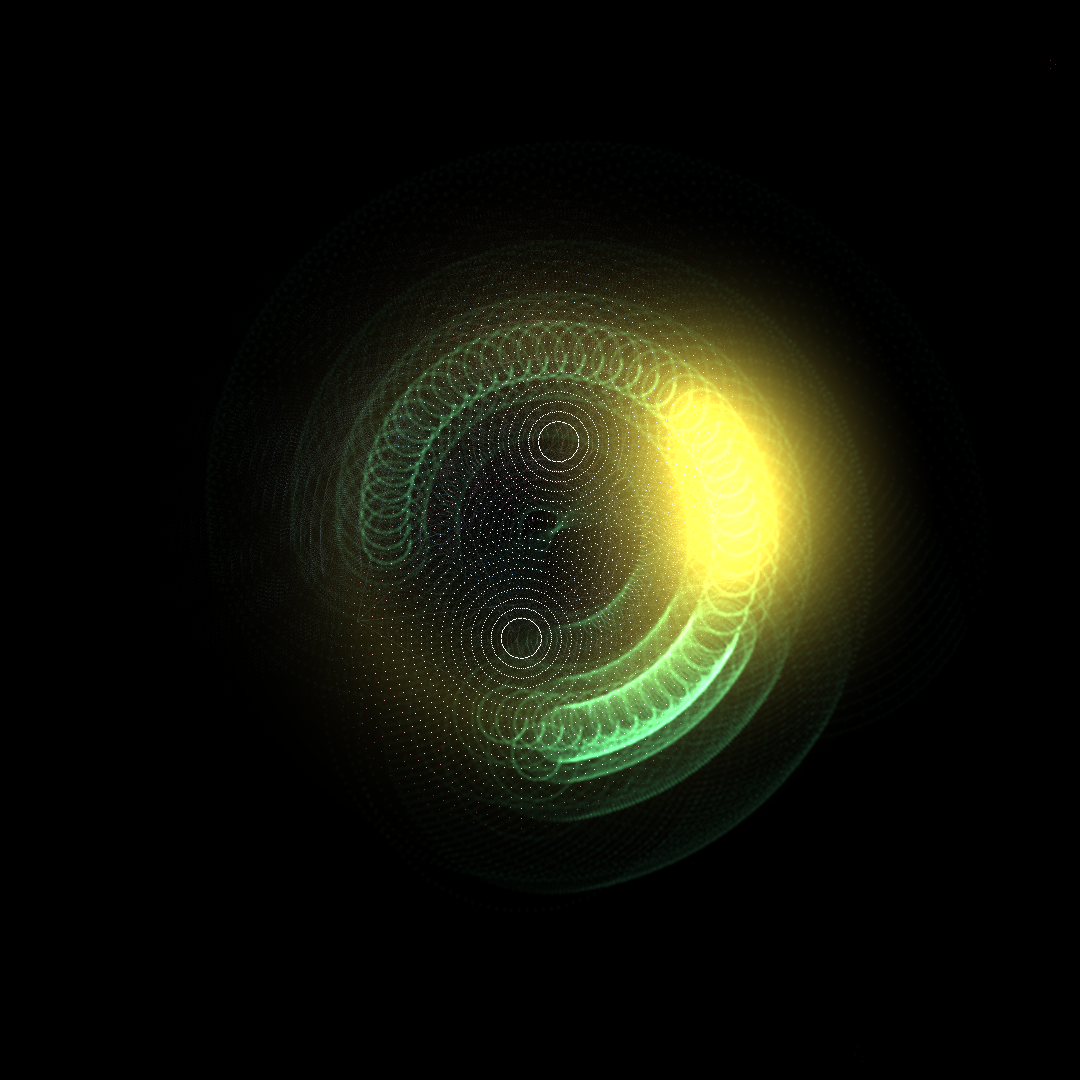

Source code (Python):
import numpy as np
from PIL import Image, ImageDraw
import math
import colorsys

# Mathematical Mythology - Where Functions Become Characters
# A visual story of mathematical beings and their eternal relationships

WIDTH, HEIGHT = 1080, 1080

# Initialize the mythological canvas
canvas = np.zeros((HEIGHT, WIDTH, 3), dtype=np.float32)

# The Characters of our Mathematical Mythology
class MathematicalBeing:
    def __init__(self, name, essence, color_signature):
        self.name = name
        self.essence = essence  # The mathematical function at their core
        self.color_signature = color_signature
        self.position = np.array([WIDTH/2, HEIGHT/2], dtype=float)
        self.energy = 1.0
        self.relationships = {}
        self.history = []
        self.age = 0
        
    def manifest(self, x, y):
        """How this being expresses itself visually"""
        return self.essence(x, y, self.age)
    
    def interact_with(self, other, interaction_type):
        """Define relationships with other beings"""
        self.relationships[other.name] = {
            'type': interaction_type,
            'strength': 0.5,
            'history': []
        }

# Define our mythological characters
class Sine(MathematicalBeing):
    def __init__(self):
        super().__init__(
            "Sine", 
            lambda x, y, t: np.sin(x * 0.1 + t * 0.1),
            (0.6, 0.8, 1.0)  # Peaceful blue
        )
        self.amplitude = 1.0
        self.frequency = 0.1
        
    def dance(self, canvas, partner=None):
        """Sine's eternal dance"""
        cx, cy = self.position
        
        # Sine waves radiate from position
        for radius in range(20, 200, 10):
            for angle in np.linspace(0, 2*np.pi, 100):
                x = cx + radius * np.cos(angle)
                y = cy + radius * np.sin(angle)
                
                if 0 <= x < WIDTH and 0 <= y < HEIGHT:
                    # Wave modulation
                    wave = np.sin(angle * 5 + self.age * 0.1 + radius * 0.05)
                    
                    # If dancing with partner, create interference
                    if partner:
                        partner_influence = partner.manifest(x, y)
                        wave = (wave + partner_influence) / 2
                    
                    intensity = (1 - radius/200) * abs(wave)
                    
                    # Apply color with wave influence
                    color = np.array(self.color_signature) * intensity
                    canvas[int(y), int(x)] += color * 0.1

class Cosine(MathematicalBeing):
    def __init__(self):
        super().__init__(
            "Cosine",
            lambda x, y, t: np.cos(y * 0.1 + t * 0.1),
            (1.0, 0.7, 0.8)  # Warm pink
        )
        
    def dance(self, canvas, partner=None):
        """Cosine's complementary motion"""
        cx, cy = self.position
        
        # Cosine patterns perpendicular to Sine
        for radius in range(20, 200, 10):
            for angle in np.linspace(0, 2*np.pi, 100):
                x = cx + radius * np.cos(angle + np.pi/2)  # Phase shifted
                y = cy + radius * np.sin(angle + np.pi/2)
                
                if 0 <= x < WIDTH and 0 <= y < HEIGHT:
                    wave = np.cos(angle * 5 + self.age * 0.1 + radius * 0.05)
                    
                    if partner:
                        # Create beautiful interference patterns with partner
                        partner_wave = partner.manifest(x, y)
                        wave = wave * partner_wave  # Multiplication creates more complex patterns
                    
                    intensity = (1 - radius/200) * abs(wave)
                    color = np.array(self.color_signature) * intensity
                    canvas[int(y), int(x)] += color * 0.1

class Exponential(MathematicalBeing):
    def __init__(self):
        super().__init__(
            "Exponential",
            lambda x, y, t: np.exp(-((x-WIDTH/2)**2 + (y-HEIGHT/2)**2) / (10000 + t*10)),
            (1.0, 0.9, 0.3)  # Ambitious gold
        )
        self.growth_rate = 0.01
        
    def grow(self, canvas):
        """Exponential's relentless growth"""
        cx, cy = self.position
        
        # Exponential growth radiating outward
        max_radius = min(200 + self.age * self.growth_rate, 400)
        
        for y in range(max(0, int(cy - max_radius)), min(HEIGHT, int(cy + max_radius))):
            for x in range(max(0, int(cx - max_radius)), min(WIDTH, int(cx + max_radius))):
                distance = np.sqrt((x - cx)**2 + (y - cy)**2)
                
                if distance < max_radius:
                    # Exponential intensity
                    growth = np.exp(-distance / (50 + self.age * 0.5))
                    
                    # Pulsing effect
                    pulse = 1 + 0.3 * np.sin(self.age * 0.2)
                    
                    intensity = growth * pulse * (1 - distance/max_radius)
                    color = np.array(self.color_signature) * intensity
                    
                    canvas[y, x] += color * 0.05

class Logarithm(MathematicalBeing):
    def __init__(self):
        super().__init__(
            "Logarithm",
            lambda x, y, t: np.log(1 + np.sqrt((x-WIDTH/2)**2 + (y-HEIGHT/2)**2) / 100),
            (0.3, 0.8, 0.5)  # Wise green
        )
        
    def contain(self, canvas, target=None):
        """Logarithm's patient containment"""
        cx, cy = self.position
        
        # Logarithmic spirals - the shape of wisdom
        for t in np.linspace(0, 8*np.pi, 500):
            # Logarithmic spiral equation
            r = 20 * np.exp(0.1 * t)
            x = cx + r * np.cos(t)
            y = cy + r * np.sin(t)
            
            if 0 <= x < WIDTH and 0 <= y < HEIGHT:
                # Wisdom fades with distance but never disappears
                intensity = 1 / (1 + t/10)
                
                # If containing a target, respond to their energy
                if target and hasattr(target, 'growth_rate'):
                    intensity *= (1 + target.growth_rate)
                
                color = np.array(self.color_signature) * intensity
                
                # Draw with trail effect
                for dx in range(-2, 3):
                    for dy in range(-2, 3):
                        px, py = int(x + dx), int(y + dy)
                        if 0 <= px < WIDTH and 0 <= py < HEIGHT:
                            fade = np.exp(-(dx**2 + dy**2) / 4)
                            canvas[py, px] += color * fade * 0.1

class Chaos(MathematicalBeing):
    def __init__(self):
        super().__init__(
            "Chaos",
            lambda x, y, t: np.sin(x * y * 0.001 * (1 + 0.1 * np.sin(t * 0.1))),
            (0.8, 0.3, 0.8)  # Unpredictable purple
        )
        self.attractor = {'x': 0.1, 'y': 0.1, 'z': 0.1}
        
    def disrupt(self, canvas, order_beings=[]):
        """Chaos disrupts but also creates"""
        # Use simplified Lorenz system
        dt = 0.1
        sigma, rho, beta = 10.0, 28.0, 8/3
        
        for _ in range(50):
            # Lorenz evolution
            dx = sigma * (self.attractor['y'] - self.attractor['x'])
            dy = self.attractor['x'] * (rho - self.attractor['z']) - self.attractor['y']
            dz = self.attractor['x'] * self.attractor['y'] - beta * self.attractor['z']
            
            self.attractor['x'] += dx * dt
            self.attractor['y'] += dy * dt
            self.attractor['z'] += dz * dt
            
            # Map to canvas
            x = self.position[0] + self.attractor['x'] * 10
            y = self.position[1] + self.attractor['y'] * 10
            
            if 0 <= x < WIDTH and 0 <= y < HEIGHT:
                # Chaos intensity varies
                chaos_level = abs(self.attractor['z']) / 50
                
                # Interact with order beings
                disruption = 1.0
                for being in order_beings:
                    if hasattr(being, 'position'):
                        dist = np.linalg.norm([x, y] - being.position)
                        if dist < 100:
                            disruption *= (1 + 1/max(dist, 1))
                
                intensity = chaos_level * disruption
                color = np.array(self.color_signature) * intensity
                
                # Chaotic brush strokes
                for _ in range(3):
                    rx = x + np.random.normal(0, 5)
                    ry = y + np.random.normal(0, 5)
                    if 0 <= rx < WIDTH and 0 <= ry < HEIGHT:
                        canvas[int(ry), int(rx)] += color * 0.1

# The Mythological Narrative unfolds
print("In the beginning, there was Sine and Cosine...")

# Initialize our mathematical beings
sine = Sine()
cosine = Cosine()
exponential = Exponential()
logarithm = Logarithm()
chaos = Chaos()

# Position them in the mythological space
sine.position = np.array([WIDTH * 0.3, HEIGHT * 0.5])
cosine.position = np.array([WIDTH * 0.7, HEIGHT * 0.5])
exponential.position = np.array([WIDTH * 0.5, HEIGHT * 0.3])
logarithm.position = np.array([WIDTH * 0.5, HEIGHT * 0.7])
chaos.position = np.array([WIDTH * 0.5, HEIGHT * 0.5])

# Define their eternal relationships
sine.interact_with(cosine, "eternal_dance")
cosine.interact_with(sine, "eternal_dance")
exponential.interact_with(logarithm, "youth_vs_wisdom")
logarithm.interact_with(exponential, "patient_teaching")
chaos.interact_with(sine, "disruption")
chaos.interact_with(cosine, "disruption")

# The story unfolds in acts
print("Act I: The Eternal Dance")
for moment in range(50):
    sine.age = moment
    cosine.age = moment
    
    # Sine and Cosine dance together
    sine.dance(canvas, partner=cosine)
    cosine.dance(canvas, partner=sine)
    
    # They move in complementary circles
    angle = moment * 0.1
    sine.position[0] = WIDTH * 0.5 + 100 * np.cos(angle)
    sine.position[1] = HEIGHT * 0.5 + 100 * np.sin(angle)
    
    cosine.position[0] = WIDTH * 0.5 + 100 * np.cos(angle + np.pi)
    cosine.position[1] = HEIGHT * 0.5 + 100 * np.sin(angle + np.pi)

print("Act II: Growth Meets Wisdom")
for moment in range(50, 100):
    exponential.age = moment - 50
    logarithm.age = moment - 50
    
    # Exponential grows ambitiously
    exponential.grow(canvas)
    
    # Logarithm contains with patience
    logarithm.contain(canvas, target=exponential)
    
    # They spiral around each other
    angle = (moment - 50) * 0.05
    radius = 150 + 50 * np.sin(angle)
    
    exponential.position[0] = WIDTH * 0.5 + radius * np.cos(angle * 3)
    exponential.position[1] = HEIGHT * 0.5 + radius * np.sin(angle * 3)
    
    logarithm.position[0] = WIDTH * 0.5 - radius * np.cos(angle * 2)
    logarithm.position[1] = HEIGHT * 0.5 - radius * np.sin(angle * 2)

print("Act III: Chaos Enters")
for moment in range(100, 150):
    chaos.age = moment - 100
    
    # Update all ages
    sine.age = moment
    cosine.age = moment
    exponential.age = moment - 50
    logarithm.age = moment - 50
    
    # Chaos disrupts the order
    chaos.disrupt(canvas, order_beings=[sine, cosine, exponential, logarithm])
    
    # But order responds
    sine.dance(canvas)
    cosine.dance(canvas)
    
    # Chaos moves unpredictably
    chaos.position += np.random.normal(0, 10, 2)
    chaos.position = np.clip(chaos.position, 100, [WIDTH-100, HEIGHT-100])

print("Act IV: Harmony from Discord")
# Final act - all beings find their balance
for moment in range(150, 200):
    # All beings interact
    sine.age = moment
    cosine.age = moment
    exponential.age = moment - 50
    logarithm.age = moment - 50
    chaos.age = moment - 100
    
    # They create together
    sine.dance(canvas, partner=cosine)
    cosine.dance(canvas, partner=sine)
    exponential.grow(canvas)
    logarithm.contain(canvas, target=exponential)
    chaos.disrupt(canvas, order_beings=[sine, cosine])
    
    # But now they move in harmony
    harmony_angle = moment * 0.02
    
    # Form a mythological constellation
    sine.position = WIDTH * 0.5 + 200 * np.array([np.cos(harmony_angle), np.sin(harmony_angle)])
    cosine.position = WIDTH * 0.5 + 200 * np.array([np.cos(harmony_angle + 2*np.pi/5), np.sin(harmony_angle + 2*np.pi/5)])
    exponential.position = WIDTH * 0.5 + 200 * np.array([np.cos(harmony_angle + 4*np.pi/5), np.sin(harmony_angle + 4*np.pi/5)])
    logarithm.position = WIDTH * 0.5 + 200 * np.array([np.cos(harmony_angle + 6*np.pi/5), np.sin(harmony_angle + 6*np.pi/5)])
    chaos.position = WIDTH * 0.5 + 200 * np.array([np.cos(harmony_angle + 8*np.pi/5), np.sin(harmony_angle + 8*np.pi/5)])

# Add the mythological inscription
print("Inscribing the mathematical mythology...")

# Create constellation lines between the beings
final_positions = {
    'sine': sine.position,
    'cosine': cosine.position,
    'exponential': exponential.position,
    'logarithm': logarithm.position,
    'chaos': chaos.position
}

# Draw faint constellation lines
for name1, pos1 in final_positions.items():
    for name2, pos2 in final_positions.items():
        if name1 < name2:  # Avoid duplicates
            # Draw connecting line
            steps = int(np.linalg.norm(pos2 - pos1))
            for step in range(steps):
                t = step / steps
                x = int(pos1[0] + t * (pos2[0] - pos1[0]))
                y = int(pos1[1] + t * (pos2[1] - pos1[1]))
                
                if 0 <= x < WIDTH and 0 <= y < HEIGHT:
                    canvas[y, x] += np.array([0.1, 0.1, 0.15]) * 0.5

# Normalize and save
canvas = np.clip(canvas, 0, 1)
image_array = (canvas * 255).astype(np.uint8)

image = Image.fromarray(image_array, 'RGB')
image.save('/home/[user]/Art/artworks/2025-08-05_mathematical_mythology/mathematical_mythology_01.png')

print("Mathematical mythology complete.")
print("In every equation lives a story.")
print("In every function, a character waiting to be known.")